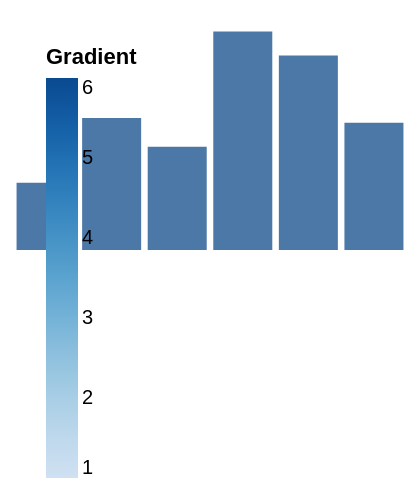

This figure's Vega-Lite source:
### Vega specification from a JSON file in a GitHub repository (floating-point values rounded to 4 significant figures)
{"width": 200, "height": 120, "padding": 5, "data": [{"name": "t", "values": [{"a": "Alpha", "b": 28, "c": "x", "d": 1}, {"a": "Bravo", "b": 55, "c": "y", "d": 2}, {"a": "Charlie", "b": 43, "c": "x", "d": 3}, {"a": "Delta", "b": 91, "c": "z", "d": 4}, {"a": "Echo", "b": 81, "c": "y", "d": 5}, {"a": "Foxtrot", "b": 53, "c": "z", "d": 6}]}], "scales": [{"name": "x", "type": "band", "domain": {"data": "t", "field": "a"}, "range": "width", "padding": 0.1}, {"name": "y", "type": "linear", "domain": {"data": "t", "field": "b"}, "range": "height", "nice": true}, {"name": "color", "type": "ordinal", "domain": {"data": "t", "field": "c"}, "range": {"scheme": "category10"}}, {"name": "ramp", "type": "linear", "domain": {"data": "t", "field": "d"}, "range": {"scheme": "blues"}}, {"name": "size", "type": "linear", "domain": {"data": "t", "field": "b"}, "range": [10, 200]}, {"name": "shape", "type": "ordinal", "domain": {"data": "t", "field": "c"}, "range": "symbol"}, {"name": "quant", "type": "quantize", "domain": [0, 100], "range": {"scheme": "greens", "count": 4}}], "marks": [{"type": "rect", "from": {"data": "t"}, "encode": {"enter": {"x": {"scale": "x", "field": "a"}, "width": {"scale": "x", "band": 1}, "y": {"scale": "y", "field": "b"}, "y2": {"scale": "y", "value": 0}}}}], "legends": [{"fill": "ramp", "type": "gradient", "title": "Gradient", "orient": "top-left"}]}
